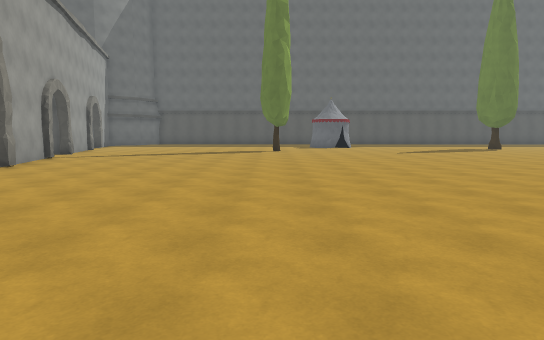
[1] (above)

24 first-person views from a walk through a 3-D level made in the Unity game engine. The camera is 1.5 m above the floor, tilts 6° down and sees 75° across. The floor is counted in squares, 2 m on a side. Each view is taken from the middle of a square. On the plan, view 1 faces up. The plan holds only what a view shows up to about 11 squares ahead; the rest is blank. The place goes on beyond the plan. The player character is not drawn.

[2]
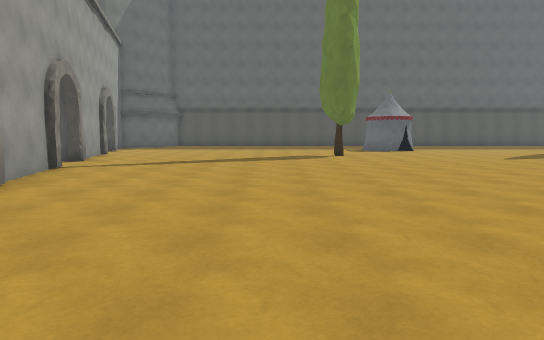

[3]
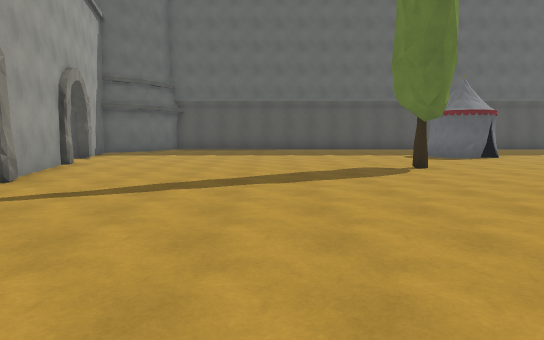

[4]
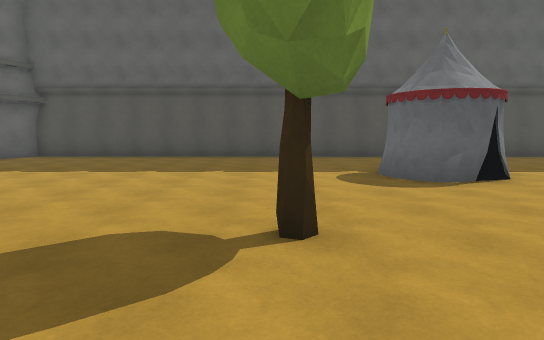

[5]
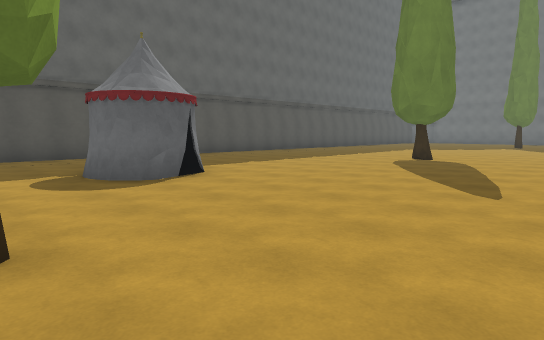

[6]
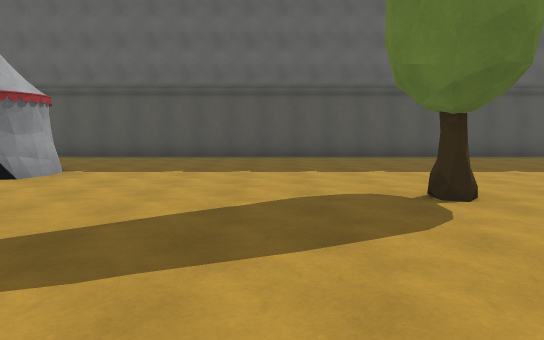

[7]
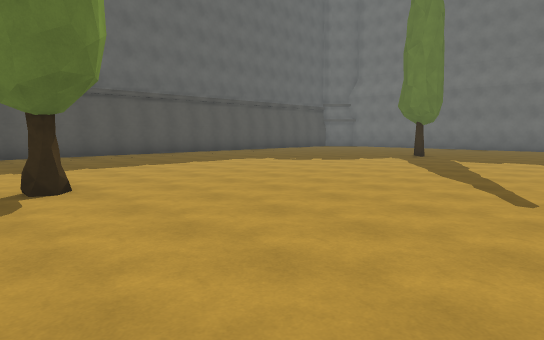

[8]
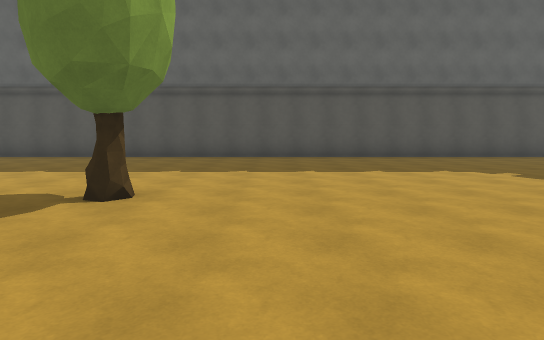

[9]
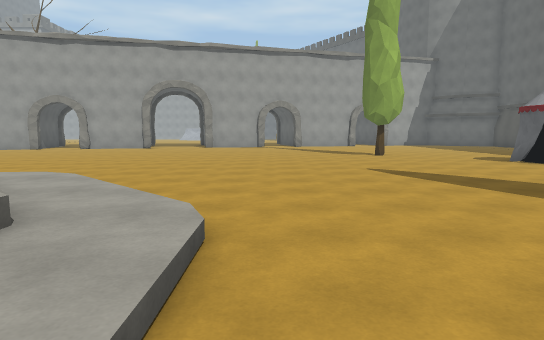

[10]
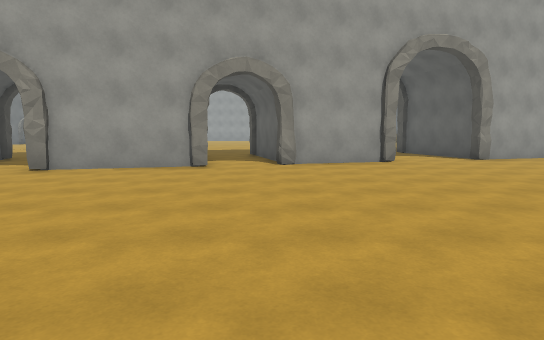

[11]
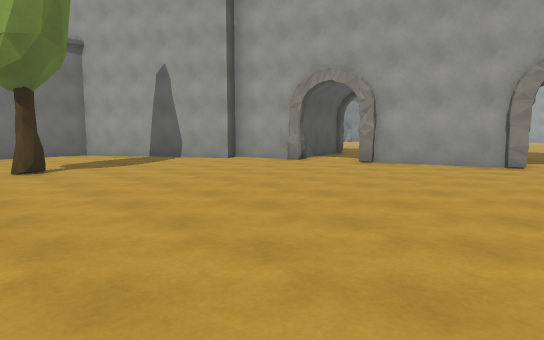

[12]
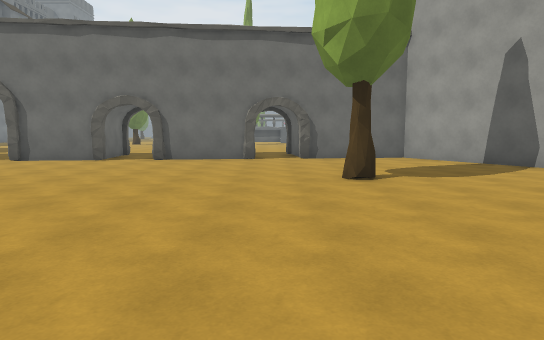

[13]
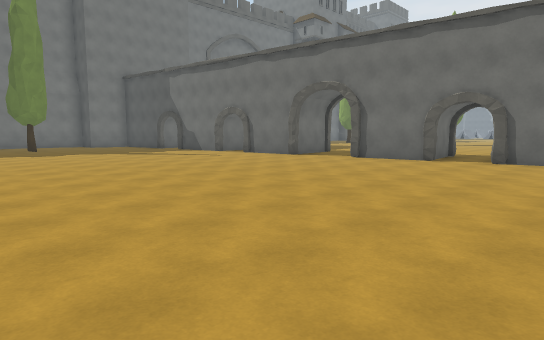

[14]
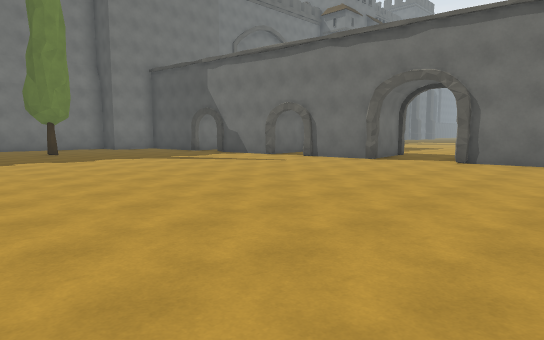

[15]
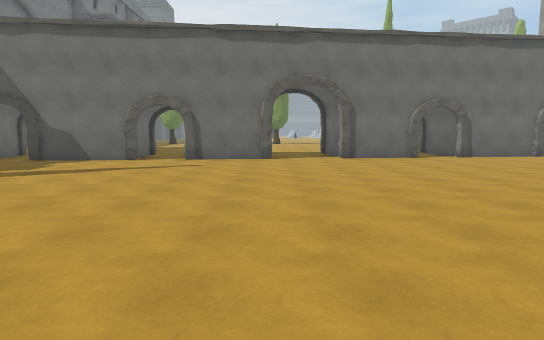

[16]
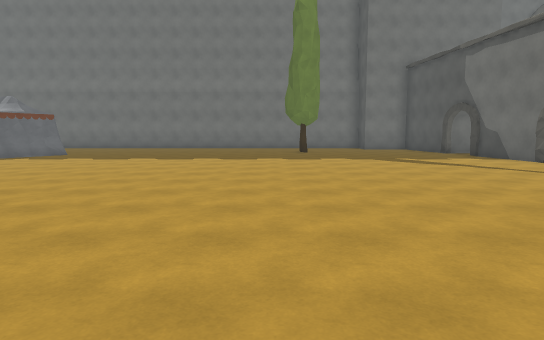

[17]
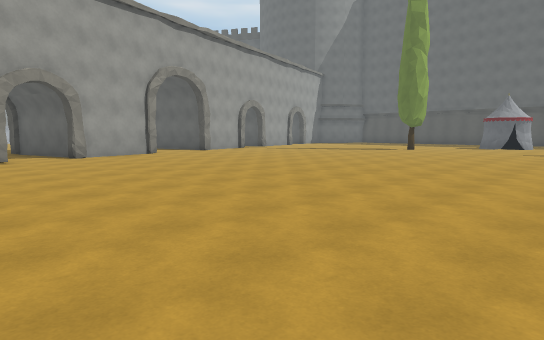

[18]
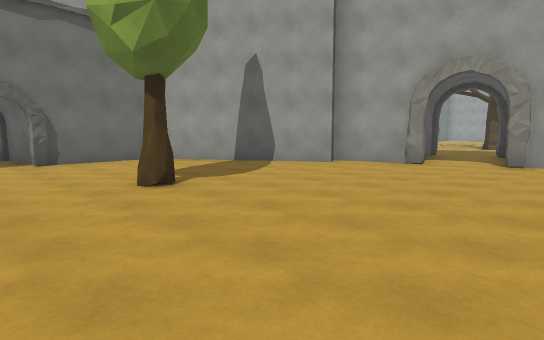

[19]
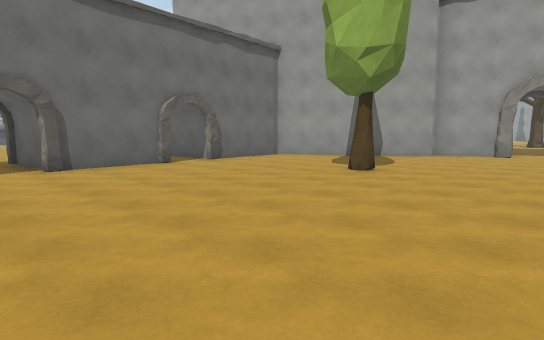

[20]
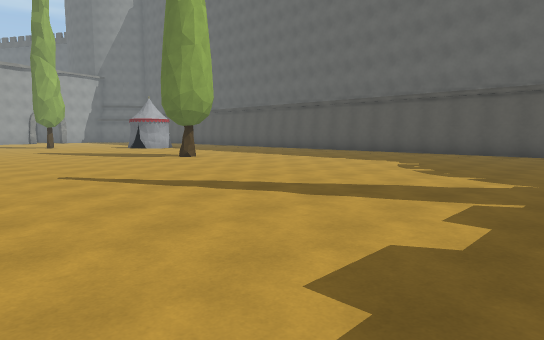

[21]
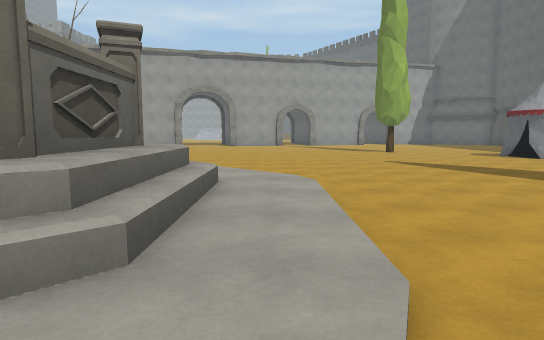

[22]
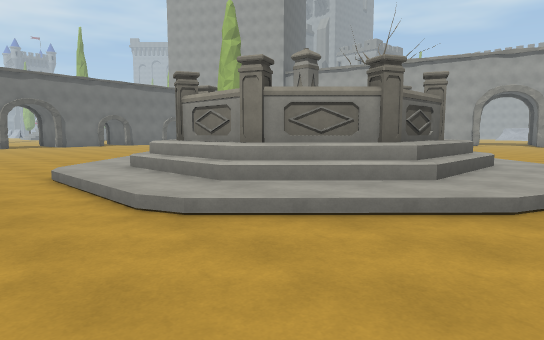

[23]
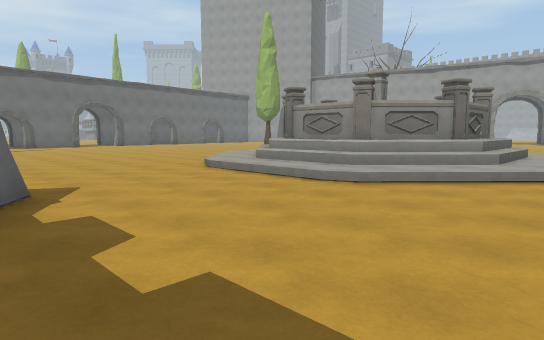

[24]
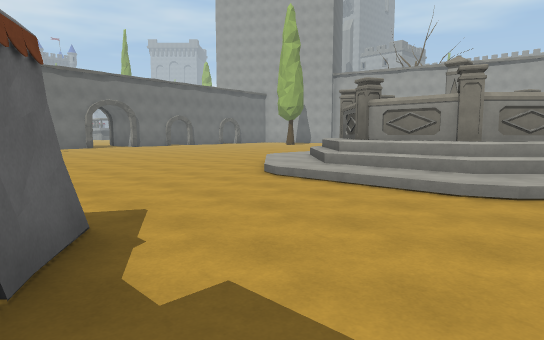

### Floor plan
Key: @ floor where view 1 was taken; # wall or solid block; . floor; / step, stairs or slope; T tent; O other object.
Columns run from 7 left of view 1 to 20 right of it. Each row starts with its distance up from view 1.
 23 ############################
 22 ............................
 21 ...........................
 20  ..........................
 19  ......... ................
 18 .........T##...............
 17 ...........................
 16 .................O.........O
 15 .......O....................
 14 ............................
 13 #...........................
 12 #...........................
 11 ............................
 10 #...............//////......
  9 #..............////////.....
  8 ##............///####//.....
  7 ............../     #//....#
  6 ..............      #//....T
  5   #...........     ##//.....
  4   #...........     #///.....
  3  ###...........    ///......
  2 ##.............    //.......
  1 ...............    .........
  0 .. #...@....................
 -1    #........................
 -2    #........................
 -3  # ##.......................
 -4  ...........................
 -5  ####.......................
 -6     #......O................
 -7     ###.....................
 -8       #.....................
 -9       ##.............###.###
-10        #.....###.###..# .#
-11        #####.  #.#  ..
-12            #   #.#

Positions as (right, up) in squares from view 1, and headings:
1: (0, 0), facing up
2: (-2, 3), facing up
3: (-3, 7), facing up
4: (0, 12), facing up
5: (0, 12), facing up-right
6: (8, 12), facing up
7: (9, 11), facing up-right
8: (12, 12), facing up
9: (12, 11), facing left
10: (4, 2), facing left
11: (5, 2), facing down-left
12: (5, 0), facing down
13: (6, 0), facing down-right
14: (9, 0), facing down-right
15: (14, 1), facing down
16: (9, -2), facing right
17: (7, -1), facing up-left
18: (6, -1), facing down-left
19: (10, -2), facing down-left
20: (20, 10), facing up-left
21: (14, 10), facing left
22: (17, 11), facing down-left
23: (20, 11), facing down-left
24: (20, 9), facing down-left
